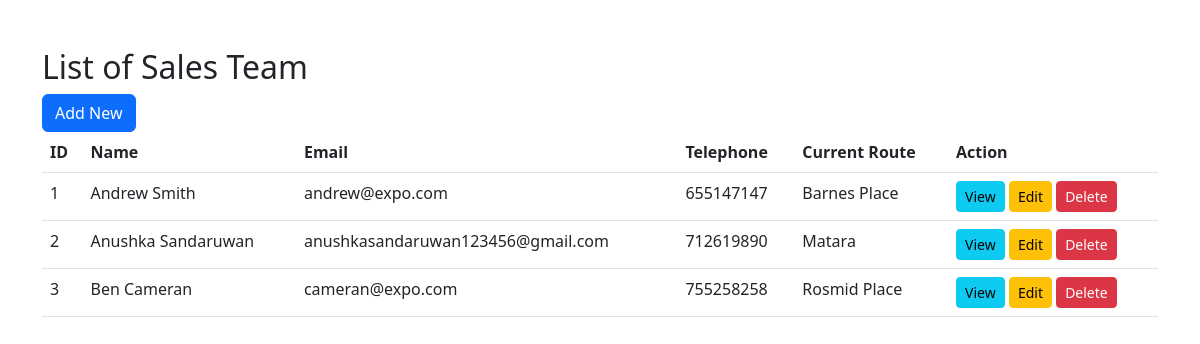
The page / on the database its author committed.
### tables this page shows
CREATE TABLE `test` (
  `id` int(11) NOT NULL,
  `name` varchar(100) NOT NULL,
  `email` varchar(100) NOT NULL,
  `telephone` int(10) NOT NULL,
  `current_route` varchar(100) NOT NULL,
  `joined_date` date NOT NULL,
  `comment` varchar(100) NOT NULL
);

### index.php (the view, shortened to what this page needs)
<!DOCTYPE html>
<html lang="en">
<head>
    <link rel="stylesheet" href="https://cdn.jsdelivr.net/npm/bootstrap@5.2.0-beta1/dist/css/bootstrap.min.css">
</head>
<body>
    <div class="container my-5">
        <h2>List of Sales Team</h2>
        <a class="btn btn-primary" href="/php_anushka/create.php" role="button">Add New</a>
        <br>
        <table class="table">
            <thead>
                <tr>
                    <th>ID</th>
                    <th>Name</th>
                    <th>Email</th>
                    <th>Telephone</th>
                    <th>Current Route</th>
                    <th>Action</th>
                </tr>
            </thead>
            <tbody>
                <?php
                $servername = "localhost";
                $username = "root";
                $password = "";
                $database = "php_anushka";
                $connection = new mysqli($servername, $username, $password, $database);
                $sql = "SELECT * FROM test";
                $result = $connection->query($sql);
                while($row = $result->fetch_assoc()){
                    echo "
                    <tr>
                        <td>$row[id]</td>
                        <td>$row[name]</td>
                        <td>$row[email]</td>
                        <td>$row[telephone]</td>
                        <td>$row[current_route]</td>
                        <td>
                            <a class='btn btn-info btn-sm' href='/php_anushka/view.php?id=$row[id]'>View</a>
                            <a class='btn btn-warning btn-sm' href='/php_anushka/edit.php?id=$row[id]'>Edit</a>
                            <a class='btn btn-danger btn-sm' href='/php_anushka/delete.php?id=$row[id]'>Delete</a>
                        </td>
                    </tr>
                    ";
                }
                ?>
            </tbody>
        </table>
    </div>
</body>
</html>

### rows shown on the page
test: id "1", name "Andrew Smith", email "andrew@expo.com", telephone "655147147", current_route "Barnes Place"
test: id "2", name "Anushka Sandaruwan", email "anushkasandaruwan123456@gmail.com", telephone "712619890", current_route "Matara"
test: id "3", name "Ben Cameran", email "cameran@expo.com", telephone "755258258", current_route "Rosmid Place"
